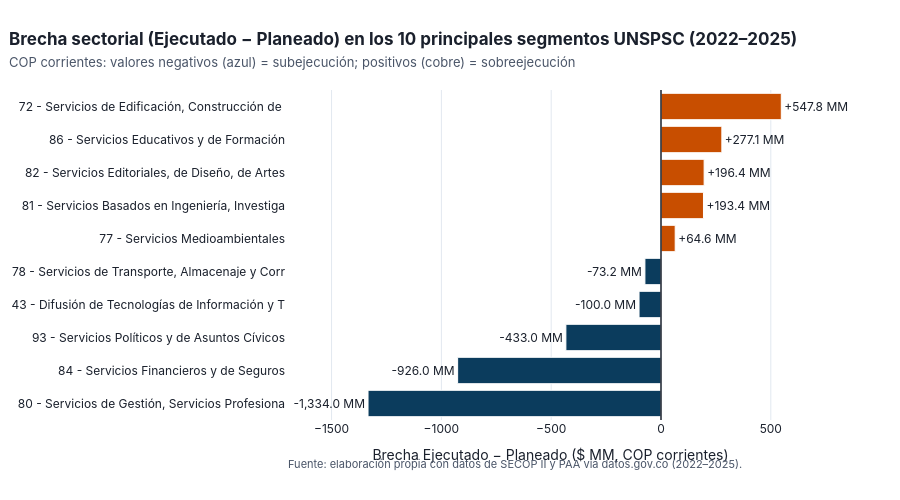

The code cell stored with this chart in its notebook:
### Markdown cell above
**Interpretación (Indicador 3 — Concentración de proveedores):** Frente a los umbrales antimonopolio estándar del *Department of Justice / Federal Trade Commission* y la Superintendencia de Industria y Comercio (`HHI < 1.500` baja, `1.500–2.500` moderada, `> 2.500` alta), **22 de las 24 observaciones entidad-año operan en baja concentración**. Los únicos dos episodios de alta concentración ocurren en 2023 y no corresponden a acaparamiento privado en licitaciones, sino a **ejecución delegada mediante articuladores públicos o multilaterales**: **MinEducación 2023 (`HHI = 5.714,7`, `CR1 = 75,3%`)** por contratos interadministrativos de infraestructura educativa con **FINDETER** (`$1.248,73 MM`) y **MinAmbiente 2023 (`HHI = 2.716,2`, `CR1 = 51,6%`)** por convenios ambientales con el **PNUD** (`$159,70 MM`).

### 4.4 Brechas sectoriales según el Clasificador de Bienes y Servicios UNSPSC

### Code cell
fig_unspsc = graficar_top_brechas_unspsc(tablas_ind["segmentos_unspsc"], top_n=10)
fig_unspsc

### Figure 1 — Plotly figure (JSON) as saved in the notebook; plotly's stock layout.template omitted (floating-point values rounded to 4 significant figures)
{"data": [{"cliponaxis": false, "customdata": [[4489.0, 3155.0], [1236.0, 309.5], [1314.0, 881.2], [226.5, 126.6], [148.3, 75.03], [172.8, 237.5], [494.9, 688.3], [76.48, 272.9], [196.2, 473.3], [688.5, 1236.0]], "hovertemplate": "<b>%{y}</b><br>Planeado PAA: $%{customdata[0]:,.2f} MM<br>Ejecutado SECOP II: $%{customdata[1]:,.2f} MM<br>Brecha (Ejec − PAA): $%{x:+,.2f} MM<extra></extra>", "marker": {"color": ["#0B3C5D", "#0B3C5D", "#0B3C5D", "#0B3C5D", "#0B3C5D", "#C84E00", "#C84E00", "#C84E00", "#C84E00", "#C84E00"], "line": {"color": "white", "width": 1}}, "orientation": "h", "text": ["-1,334.0 MM", "-926.0 MM", "-433.0 MM", "-100.0 MM", "-73.2 MM", "+64.6 MM", "+193.4 MM", "+196.4 MM", "+277.1 MM", "+547.8 MM"], "textposition": "outside", "type": "bar", "x": [-1334.0, -926.0, -433.0, -99.98, -73.24, 64.64, 193.4, 196.4, 277.1, 547.8], "y": ["80 - Servicios de Gestión, Servicios Profesiona", "84 - Servicios Financieros y de Seguros", "93 - Servicios Políticos y de Asuntos Cívicos", "43 - Difusión de Tecnologías de Información y T", "78 - Servicios de Transporte, Almacenaje y Corr", "77 - Servicios Medioambientales", "81 - Servicios Basados en Ingeniería, Investiga", "82 - Servicios Editoriales, de Diseño, de Artes", "86 - Servicios Educativos y de Formación", "72 - Servicios de Edificación, Construcción de "]}], "layout": {"annotations": [{"font": {"color": "#4A5568", "size": 11}, "showarrow": false, "text": "Fuente: elaboración propia con datos de SECOP II y PAA vía datos.gov.co (2022–2025).", "x": 0.0, "xanchor": "left", "xref": "paper", "y": -0.16, "yref": "paper"}], "font": {"color": "#1A202C", "family": "Inter, Arial, sans-serif", "size": 12}, "height": 500, "hoverlabel": {"bgcolor": "white", "font": {"family": "Inter, Arial, sans-serif", "size": 12}}, "legend": {"font": {"size": 12}, "orientation": "h", "x": 1.0, "xanchor": "right", "y": 1.01, "yanchor": "bottom"}, "margin": {"b": 80, "l": 275, "r": 85, "t": 90}, "paper_bgcolor": "white", "plot_bgcolor": "white", "shapes": [{"line": {"color": "#1A202C", "width": 1.5}, "type": "line", "x0": 0, "x1": 0, "xref": "x", "y0": 0, "y1": 1, "yref": "y domain"}], "showlegend": false, "title": {"font": {"color": "#1A202C", "size": 17}, "text": "<b>Brecha sectorial (Ejecutado − Planeado) en los 10 principales segmentos UNSPSC (2022–2025)</b><br><span style='font-size:13px;color:#4A5568'>COP corrientes: valores negativos (azul) = subejecución; positivos (cobre) = sobreejecución</span>", "x": 0.01, "xanchor": "left"}, "xaxis": {"gridcolor": "#E2E8F0", "range": [-1707.0, 701.2], "title": {"text": "Brecha Ejecutado − Planeado ($ MM, COP corrientes)"}}}}
